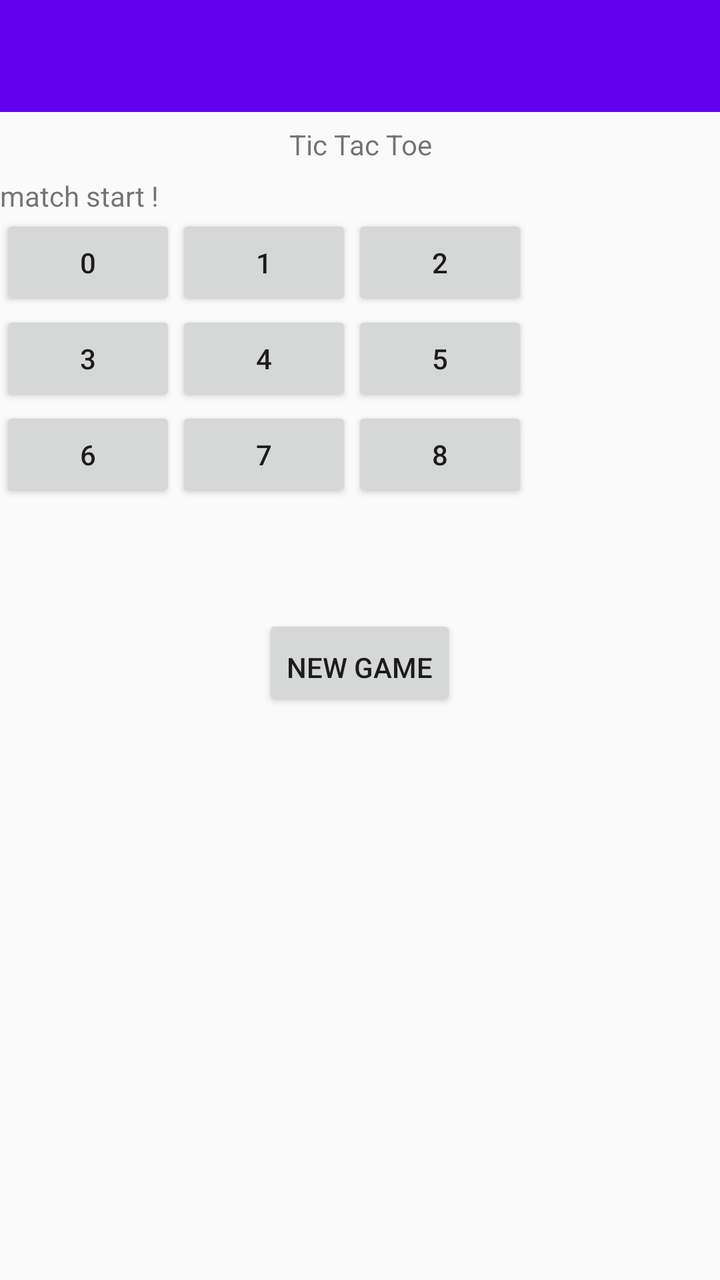
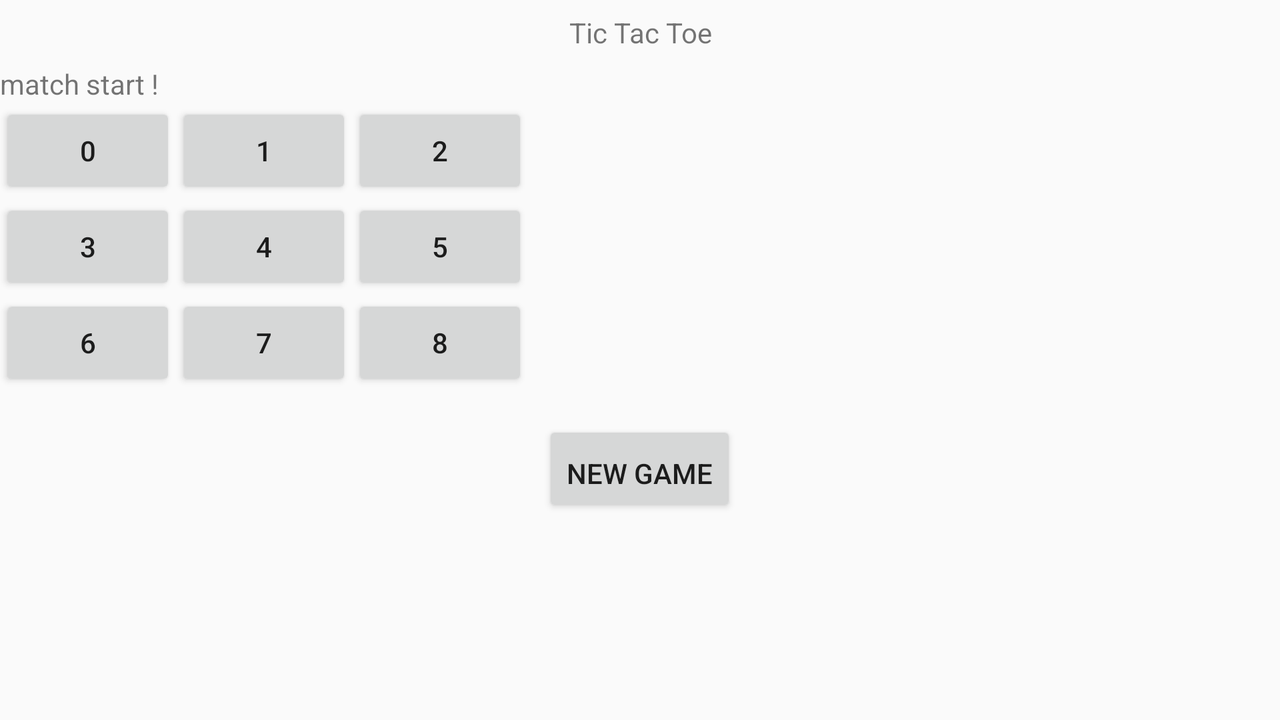

First picture: res/layout/ on a phone held upright. Second picture: the repository's own variant of that layout, on a device whose configuration matches the variant's folder. Source for both follows.
<!-- AndroidManifest.xml: application theme AppTheme -->
<!-- res/layout/activity_main.xml -->
<?xml version="1.0" encoding="utf-8"?>
<LinearLayout android:layout_height="match_parent"
    android:layout_width="match_parent"
    android:orientation="vertical"
    xmlns:tools="http://schemas.android.com/tools"
    tools:context=".MainActivity"
    xmlns:android="http://schemas.android.com/apk/res/android">

    <android.support.v7.widget.Toolbar
        android:layout_width="match_parent"
        android:layout_height="wrap_content"
        android:id="@+id/toolbar_g"
        android:textAlignment="gravity"
        android:background="@color/colorPrimary"
        android:theme="@style/ToolBarStyle"
        >

    </android.support.v7.widget.Toolbar>
    <TextView
        android:layout_width="match_parent"
        android:layout_height="wrap_content"
        android:gravity="center_horizontal"
        android:text="Tic Tac Toe"
        android:paddingBottom="20px"
        android:paddingTop="20px"
        />

    <TextView
        android:id="@+id/msgwin"
        android:layout_width="wrap_content"
        android:layout_height="wrap_content"
        android:text="match start !"
        />
    <include
        layout="@layout/grille"
        android:layout_width="wrap_content"
        android:layout_height="200dp" />

    <Button
        android:id="@+id/newgame"
        android:layout_width="wrap_content"
        android:layout_height="wrap_content"
        android:text="@string/newgame"
        android:gravity="center_horizontal"
        android:layout_gravity="center_vertical|center_horizontal"
        android:layout_centerInParent="true"
        android:paddingTop="50px"
        />


</LinearLayout>
<!-- res/layout/grille.xml (included above) -->
<?xml version="1.0" encoding="utf-8"?>
<GridLayout android:layout_height="wrap_content"
    android:layout_width="wrap_content"
    android:columnCount="3"
    android:rowCount="3"


    xmlns:android="http://schemas.android.com/apk/res/android">

    

    <Button

        android:id="@+id/btn0"
        android:layout_column="0"
        android:layout_row="0"
        android:text="0"
        />




    <Button

        android:id="@+id/btn1"
        android:layout_column="1"
        android:layout_row="0"
        android:text="1"
        />


    <Button

        android:id="@+id/btn2"
        android:layout_column="2"
        android:layout_row="0"
        android:text="2"
        />


    
    <Button

        android:id="@+id/btn3"
        android:layout_column="0"
        android:layout_row="1"
        android:text="3"
        />


    <Button

        android:id="@+id/btn4"
        android:layout_column="1"
        android:layout_row="1"
        android:text="4"
        />


    <Button

        android:id="@+id/btn5"
        android:layout_column="2"
        android:layout_row="1"
        android:text="5"
        />



    

    <Button

        android:id="@+id/btn6"
        android:layout_column="0"
        android:layout_row="2"
        android:text="6"
        />


    <Button

        android:id="@+id/btn7"
        android:layout_column="1"
        android:layout_row="2"
        android:text="7"
        />


    <Button

        android:id="@+id/btn8"
        android:layout_column="2"
        android:layout_row="2"
        android:text="8"
        />



</GridLayout>
<!-- resources referenced by this layout -->
<resources>
  <string name="newgame"> new game</string>
  <style name="ToolBarStyle" parent="Theme.AppCompat">
          <item name="android:textColorPrimary">@android:color/white</item>
          <item name="android:textColorSecondary">@android:color/white</item>
          <item name="actionMenuTextColor">@android:color/white</item>
  
      </style>
  <style name="AppTheme" parent="Theme.AppCompat.Light.NoActionBar">
          
          <item name="colorPrimary">@color/colorPrimary</item>
          <item name="colorPrimaryDark">@color/colorPrimaryDark</item>
          <item name="colorAccent">@color/colorAccent</item>
      </style>
</resources>
<!-- res/layout-land/activity_main.xml (the repository's variant of the layout above) -->
<!-- drawn on the phone turned sideways -->
<?xml version="1.0" encoding="utf-8"?>
<LinearLayout xmlns:android="http://schemas.android.com/apk/res/android"
    xmlns:tools="http://schemas.android.com/tools"
    android:layout_width="match_parent"
    android:layout_height="match_parent"
    android:orientation="vertical"
    tools:context=".MainActivity">


    <TextView
        android:layout_width="match_parent"
        android:layout_height="wrap_content"
        android:gravity="center_horizontal"
        android:paddingBottom="20px"
        android:paddingTop="20px"
        android:text="Tic Tac Toe" />

    <TextView
        android:id="@+id/msgwin"
        android:layout_width="wrap_content"
        android:layout_height="wrap_content"
        android:text="match start !" />

    <include
        layout="@layout/grille"
        android:layout_width="wrap_content"
        android:layout_height="159dp"
        android:visibility="visible" />

    <Button
        android:id="@+id/newgame"
        android:layout_width="wrap_content"
        android:layout_height="wrap_content"
        android:layout_centerInParent="true"
        android:layout_gravity="center_vertical|center_horizontal"
        android:gravity="center_horizontal"
        android:paddingTop="50px"
        android:text="New Game"

        />


</LinearLayout>
<!-- resources referenced by the variant -->
<!-- as the phone turned sideways resolves them -->
<resources>
  <style name="AppTheme" parent="Theme.AppCompat.Light.NoActionBar">
          
          <item name="colorPrimary">@color/colorPrimary</item>
          <item name="colorPrimaryDark">@color/colorPrimaryDark</item>
          <item name="colorAccent">@color/colorAccent</item>
      </style>
</resources>
